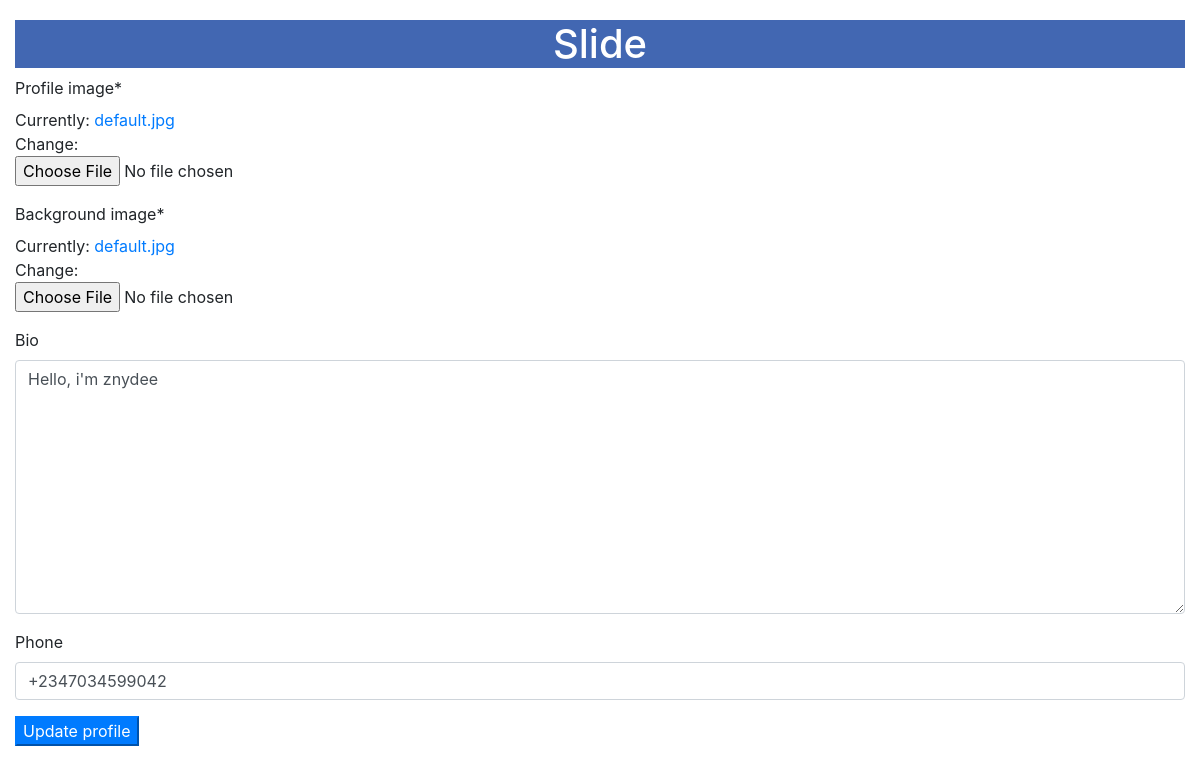
Page /profileupdate/ (signed in) on the earlier database version.
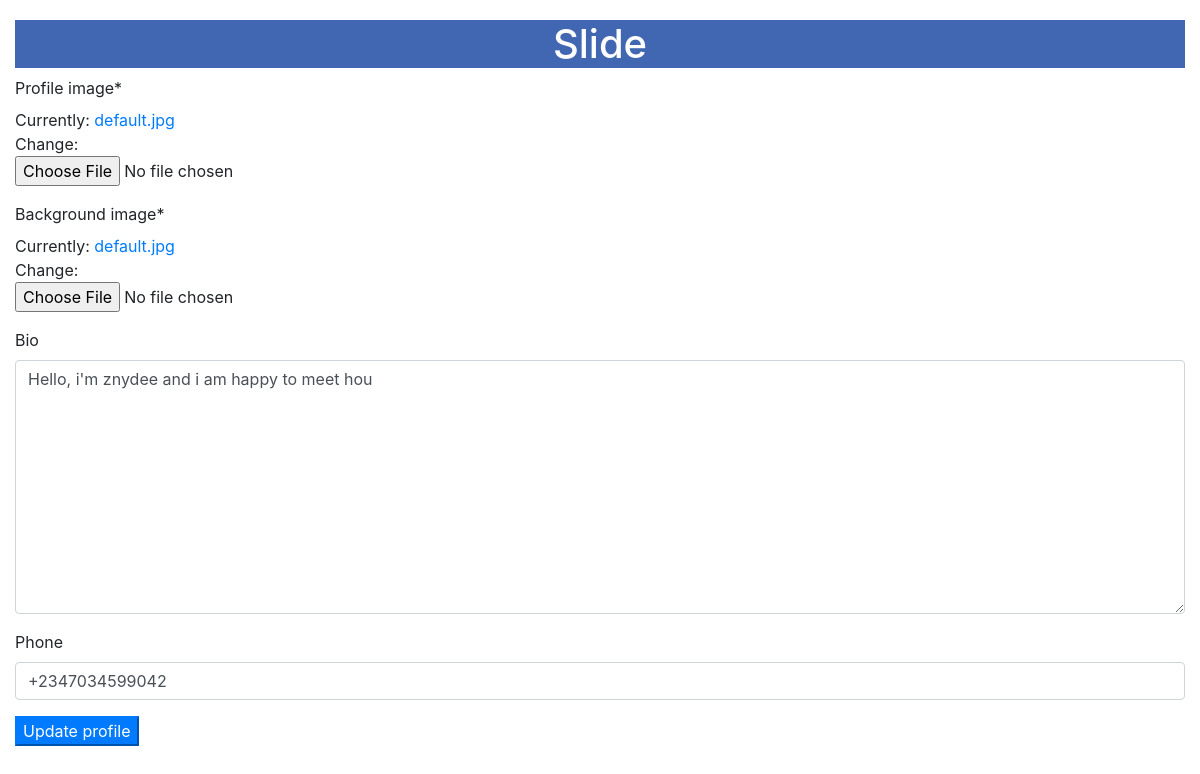
Same page on the later database version.
### users/models.py (models this page shows, shortened)
class Profile(models.Model):
    user = models.OneToOneField(User ,on_delete = models.CASCADE)
    bio = models.TextField(blank=True)
    profile_image=models.ImageField(default="default.jpg" , upload_to="profile_pictures")
    background_image=models.ImageField(default="default.jpg" , upload_to="profile_pictures")
    email= models.EmailField(blank=True)
    slug = AutoSlugField(populate_from='user',always_update=True)
    friends= models.ManyToManyField(User,related_name="friends_list", blank=True)
    phone=PhoneNumberField(blank=True)

### users/views.py (the view)
# urls.py: path('profileupdate/',profileupdate,name="profileupdate" ),
def profileupdate(request):
    instance=  Profile.objects.filter(user=request.user).first()
    if request.method=="POST":
        form = ProfileUpdateForm(request.POST, request.FILES, instance = instance )
        if form.is_valid():
            form.save()
            return redirect("profile", slug=instance.user.username)
    else:
        form = ProfileUpdateForm(instance = instance )
    return render(request,"users/profileupdate.html", {"form":form})

### users/forms.py
class ProfileUpdateForm(forms.ModelForm):
    class Meta:
        model=Profile
        widgets = {
            'phone': PhoneNumberPrefixWidget(),
        }
        fields=["profile_image","background_image","bio","phone"]

### users/templates/users/profileupdate.html (shortened to what this page needs)
{%load static%}
{% load crispy_forms_tags %}
<!DOCTYPE html>
<html lang="en">
<head>
    <link rel="stylesheet" href="https://cdn.jsdelivr.net/npm/bootstrap@4.5.3/dist/css/bootstrap.min.css">
    <link rel="stylesheet" href="{% static 'users/style.css'%}" type="text/css">
</head>
<body>
<div class="container-fluid" style="margin-top: 20px;">
        <h1 class="text-center" style="background:#4267B2;  color: white">Slide</h1>
</div>
<div class="container-fluid" >
    <form method="post" enctype="multipart/form-data">
      {{ form | crispy }}
      <button class="btn-primary"type="submit">Update profile</button>
    </form>
</div>
</body>
</html>

Differences in the rows shown:
changed Profile: bio "Hello, i'm znydee" → "Hello, i'm znydee and i am happy to meet hou"
